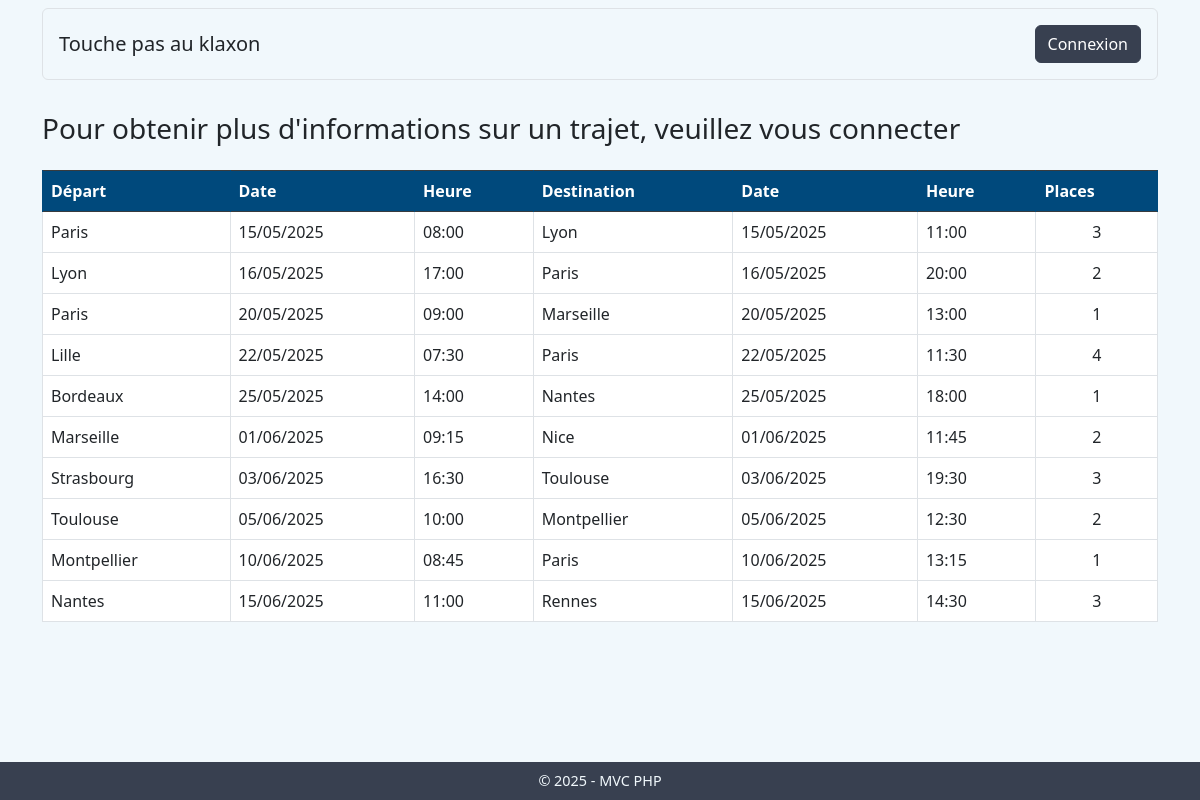
The page / on the database its author committed.
### tables this page shows
CREATE TABLE `rides` (
  `id` int(11) NOT NULL AUTO_INCREMENT,
  `departure_agency_id` int(11) NOT NULL,
  `arrival_agency_id` int(11) NOT NULL,
  `departure_datetime` datetime NOT NULL,
  `arrival_datetime` datetime NOT NULL,
  `total_seats` int(11) NOT NULL,
  `available_seats` int(11) NOT NULL,
  `user_id` int(11) NOT NULL,
  PRIMARY KEY (`id`),
  KEY `departure_agency_id` (`departure_agency_id`),
  KEY `arrival_agency_id` (`arrival_agency_id`),
  KEY `user_id` (`user_id`),
  CONSTRAINT `rides_ibfk_1` FOREIGN KEY (`departure_agency_id`) REFERENCES `agencies` (`id`),
  CONSTRAINT `rides_ibfk_2` FOREIGN KEY (`arrival_agency_id`) REFERENCES `agencies` (`id`),
  CONSTRAINT `rides_ibfk_3` FOREIGN KEY (`user_id`) REFERENCES `users` (`id`)
);

CREATE TABLE `agencies` (
  `id` int(11) NOT NULL AUTO_INCREMENT,
  `name` varchar(255) NOT NULL,
  PRIMARY KEY (`id`)
);

### app/core/Controller.php (called while the page is built, shortened)
<?php
class Controller {
    protected function model(string $model): object {
        return new $model();
    }
    protected function view(string $view, array $data = []): void {
        extract($data);
        require_once ROOT_PATH . '/app/views/' . $view . '.php';
    }
}

### app/controllers/HomeController.php (called while the page is built)
<?php
class HomeController extends Controller {
    private Ride $rideModel;
    public function __construct() {
        $this->rideModel = $this->model('Ride');
    }
    public function index(): void {
        $rides = $this->rideModel->getAvailableRides();
        $data = [
            'title' => 'Accueil - Liste des trajets disponibles',
            'rides' => $rides
        ];
        $this->view('home/index', $data);
    }
}

### app/core/App.php (called while the page is built, shortened)
<?php
class App {
    protected string $method = 'index';
    public function __construct() {
        $url = $this->parseUrl();
        $this->controller = new $this->controllerName();
        $this->params = $url ? array_values($url) : [];
        call_user_func_array([$this->controller, $this->method], $this->params);
    }
    private function parseUrl(): array {
        return [];
    }
}

### public/index.php (called while the page is built, shortened)
<?php
require_once ROOT_PATH . '/app/core/App.php';
require_once ROOT_PATH . '/app/core/Controller.php';
require_once ROOT_PATH . '/app/database/Database.php';
$app = new App();

### index.php (called while the page is built, shortened)
<?php
require_once ROOT_PATH . '/public/index.php';

### app/database/Database.php (called while the page is built, shortened)
<?php
class Database {
    private static ?Database $instance = null;
    private ?PDO $connection = null;
    private function __construct() {
        try {
            $dsn = 'mysql:host=' . DB_HOST . ';dbname=' . DB_NAME . ';charset=utf8mb4';
            $options = [
                PDO::ATTR_ERRMODE => PDO::ERRMODE_EXCEPTION,
                PDO::ATTR_DEFAULT_FETCH_MODE => PDO::FETCH_ASSOC,
                PDO::ATTR_EMULATE_PREPARES => false
            ];
            $this->connection = new PDO($dsn, DB_USER, DB_PASS, $options);
        } catch (PDOException $e) {
            echo "Erreur de connexion à la base de données : " . $e->getMessage();
            die();
        }
    }
    public static function getInstance(): Database {
        if (self::$instance === null) {
            self::$instance = new self();
        }
        return self::$instance;
    }
    public function query(string $query, array $params = []): array {
        $stmt = $this->connection->prepare($query);
        $stmt->execute($params);
        return $stmt->fetchAll();
    }
}

### app/models/Ride.php (called while the page is built, shortened)
<?php
class Ride {
    private Database $db;
    public function __construct() {
        $this->db = Database::getInstance();
    }
    public function getAvailableRides(): array {
        $query = "SELECT r.*,
                    a1.name AS departure_agency_name,
                    a2.name AS arrival_agency_name,
                    u.firstname, u.lastname, u.email, u.phone
                FROM rides r
                JOIN agencies a1 ON r.departure_agency_id = a1.id
                JOIN agencies a2 ON r.arrival_agency_id = a2.id
                JOIN users u ON r.user_id = u.id
                WHERE r.available_seats > 0
                AND r.departure_datetime > NOW()
                ORDER BY r.departure_datetime ASC";
        return $this->db->query($query);
    }
}

### app/views/home/index.php (the view, shortened to what this page needs)
<div class="container">
    <?php if (!isset($_SESSION['user_id'])): ?>
        <h3 class="mb-4">Pour obtenir plus d'informations sur un trajet, veuillez vous connecter</h3>
    <?php else: ?>
        <h3 class="mb-4">Trajets proposés</h3>
    <?php endif; ?>
    <?php if (empty($rides)): ?>
        <div class="alert alert-info">
            Aucun trajet disponible pour le moment.
        </div>
    <?php else: ?>
        <div class="table-responsive">
            <table class="table table-bordered">
                <thead class="table-dark">
                    <tr>
                        <th>Départ</th>
                        <th>Date</th>
                        <th>Heure</th>
                        <th>Destination</th>
                        <th>Date</th>
                        <th>Heure</th>
                        <th>Places</th>
                    </tr>
                </thead>
                <tbody>
                    <?php foreach ($rides as $ride): ?>
                        <tr>
                            <td><?= htmlspecialchars($ride['departure_agency_name']) ?></td>
                            <td><?= (new DateTime($ride['departure_datetime']))->format('d/m/Y') ?></td>
                            <td><?= (new DateTime($ride['departure_datetime']))->format('H:i') ?></td>
                            <td><?= htmlspecialchars($ride['arrival_agency_name']) ?></td>
                            <td><?= (new DateTime($ride['arrival_datetime']))->format('d/m/Y') ?></td>
                            <td><?= (new DateTime($ride['arrival_datetime']))->format('H:i') ?></td>
                            <td class="text-center"><?= $ride['available_seats'] ?></td>
                        </tr>
                    <?php endforeach; ?>
                </tbody>
            </table>
        </div>
    <?php endif; ?>
</div>
<?php
$content = ob_get_clean();
require_once ROOT_PATH . '/app/views/layouts/default.php';
?>

### app/views/layouts/default.php (shortened to what this page needs)
<!DOCTYPE html>
<html lang="fr">
<head>
    <link href="https://cdn.jsdelivr.net/npm/bootstrap@5.3.0/dist/css/bootstrap.min.css" rel="stylesheet">
    <link rel="stylesheet" href="https://cdn.jsdelivr.net/npm/bootstrap-icons@1.10.0/font/bootstrap-icons.css">
</head>
<body>
    <?php require_once ROOT_PATH . '/app/views/includes/header.php'; ?>
    <main class="py-4">
        <?= $content ?>
    </main>
    <?php require_once ROOT_PATH . '/app/views/includes/footer.php'; ?>
</body>
</html>

### app/views/includes/header.php
<header>
    <div class="container">
        <div class="d-flex justify-content-between align-items-center py-3 border rounded my-2 px-3">
            <a href="<?= BASE_URL ?>home/index" class="text-decoration-none">
                <h5 class="mb-0 text-dark">Touche pas au klaxon</h5>
            </a>
            <div>
                <?php if (isset($_SESSION['user_id'])) : ?>
                    <?php if (isset($_SESSION['user_is_admin']) && $_SESSION['user_is_admin']) : ?>
                        <a href="<?= BASE_URL ?>admin/users" class="btn btn-secondary me-2">Utilisateurs</a>
                        <a href="<?= BASE_URL ?>admin/agencies" class="btn btn-secondary me-2">Agences</a>
                        <a href="<?= BASE_URL ?>admin/rides" class="btn btn-secondary me-2">Trajets</a>
                        <span class="me-2">Bonjour <?= htmlspecialchars($_SESSION['user_firstname'] . ' ' . $_SESSION['user_lastname']) ?></span>
                        <a href="<?= BASE_URL ?>auth/logout" class="btn btn-dark">Déconnexion</a>
                    <?php else : ?>
                        <a href="<?= BASE_URL ?>ride/create" class="btn btn-dark me-2">Créer un trajet</a>
                        <span class="me-2">Bonjour <?= htmlspecialchars($_SESSION['user_firstname'] . ' ' . $_SESSION['user_lastname']) ?></span>
                        <a href="<?= BASE_URL ?>auth/logout" class="btn btn-dark">Déconnexion</a>
                    <?php endif; ?>
                <?php else : ?>
                    <a href="<?= BASE_URL ?>auth/login" class="btn btn-dark">Connexion</a>
                <?php endif; ?>
            </div>
        </div>
    </div>
</header>

### app/views/includes/footer.php
<footer class="py-2 text-center">
    <div class="container">
        <p class="mb-0">© <?= date('Y') ?> - MVC PHP</p>
    </div>
</footer>

### rows shown on the page
rides: departure_agency.name "Paris", departure_datetime "15/05/2025", departure_datetime "08:00", arrival_agency.name "Lyon", arrival_datetime "15/05/2025", arrival_datetime "11:00", available_seats "3"
rides: departure_agency.name "Lyon", departure_datetime "16/05/2025", departure_datetime "17:00", arrival_agency.name "Paris", arrival_datetime "16/05/2025", arrival_datetime "20:00", available_seats "2"
rides: departure_agency.name "Paris", departure_datetime "20/05/2025", departure_datetime "09:00", arrival_agency.name "Marseille", arrival_datetime "20/05/2025", arrival_datetime "13:00", available_seats "1"
rides: departure_agency.name "Lille", departure_datetime "22/05/2025", departure_datetime "07:30", arrival_agency.name "Paris", arrival_datetime "22/05/2025", arrival_datetime "11:30", available_seats "4"
rides: departure_agency.name "Bordeaux", departure_datetime "25/05/2025", departure_datetime "14:00", arrival_agency.name "Nantes", arrival_datetime "25/05/2025", arrival_datetime "18:00", available_seats "1"
rides: departure_agency.name "Marseille", departure_datetime "01/06/2025", departure_datetime "09:15", arrival_agency.name "Nice", arrival_datetime "01/06/2025", arrival_datetime "11:45", available_seats "2"
rides: departure_agency.name "Strasbourg", departure_datetime "03/06/2025", departure_datetime "16:30", arrival_agency.name "Toulouse", arrival_datetime "03/06/2025", arrival_datetime "19:30", available_seats "3"
rides: departure_agency.name "Toulouse", departure_datetime "05/06/2025", departure_datetime "10:00", arrival_agency.name "Montpellier", arrival_datetime "05/06/2025", arrival_datetime "12:30", available_seats "2"
rides: departure_agency.name "Montpellier", departure_datetime "10/06/2025", departure_datetime "08:45", arrival_agency.name "Paris", arrival_datetime "10/06/2025", arrival_datetime "13:15", available_seats "1"
rides: departure_agency.name "Nantes", departure_datetime "15/06/2025", departure_datetime "11:00", arrival_agency.name "Rennes", arrival_datetime "15/06/2025", arrival_datetime "14:30", available_seats "3"
